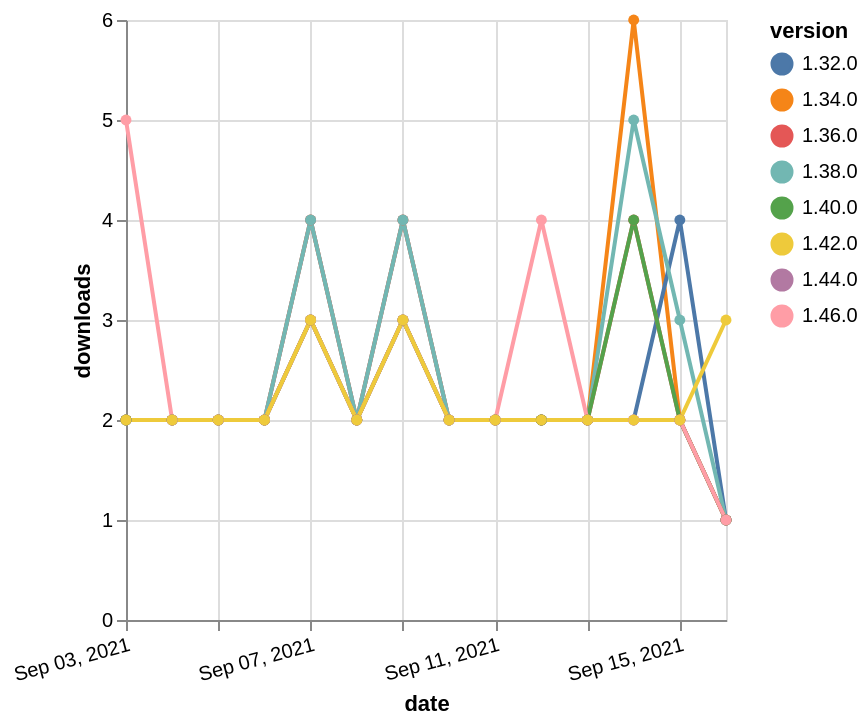

The Vega-Lite source for this figure:
### Vega-Lite specification from a JSON file in a GitHub repository (floating-point values rounded to 4 significant figures)
{"$schema": "https://vega.github.io/schema/vega-lite/v5.json", "description": "A simple bar chart with embedded data.", "data": {"values": [{"date": "2021-09-03", "total": 2557, "delta": 2, "version": "1.34.0"}, {"date": "2021-09-04", "total": 2559, "delta": 2, "version": "1.34.0"}, {"date": "2021-09-05", "total": 2561, "delta": 2, "version": "1.34.0"}, {"date": "2021-09-06", "total": 2563, "delta": 2, "version": "1.34.0"}, {"date": "2021-09-07", "total": 2567, "delta": 4, "version": "1.34.0"}, {"date": "2021-09-08", "total": 2569, "delta": 2, "version": "1.34.0"}, {"date": "2021-09-09", "total": 2573, "delta": 4, "version": "1.34.0"}, {"date": "2021-09-10", "total": 2575, "delta": 2, "version": "1.34.0"}, {"date": "2021-09-11", "total": 2577, "delta": 2, "version": "1.34.0"}, {"date": "2021-09-12", "total": 2579, "delta": 2, "version": "1.34.0"}, {"date": "2021-09-13", "total": 2581, "delta": 2, "version": "1.34.0"}, {"date": "2021-09-14", "total": 2587, "delta": 6, "version": "1.34.0"}, {"date": "2021-09-15", "total": 2589, "delta": 2, "version": "1.34.0"}, {"date": "2021-09-16", "total": 2590, "delta": 1, "version": "1.34.0"}, {"date": "2021-09-03", "total": 2407, "delta": 2, "version": "1.32.0"}, {"date": "2021-09-04", "total": 2409, "delta": 2, "version": "1.32.0"}, {"date": "2021-09-05", "total": 2411, "delta": 2, "version": "1.32.0"}, {"date": "2021-09-06", "total": 2413, "delta": 2, "version": "1.32.0"}, {"date": "2021-09-07", "total": 2416, "delta": 3, "version": "1.32.0"}, {"date": "2021-09-08", "total": 2418, "delta": 2, "version": "1.32.0"}, {"date": "2021-09-09", "total": 2421, "delta": 3, "version": "1.32.0"}, {"date": "2021-09-10", "total": 2423, "delta": 2, "version": "1.32.0"}, {"date": "2021-09-11", "total": 2425, "delta": 2, "version": "1.32.0"}, {"date": "2021-09-12", "total": 2427, "delta": 2, "version": "1.32.0"}, {"date": "2021-09-13", "total": 2429, "delta": 2, "version": "1.32.0"}, {"date": "2021-09-14", "total": 2431, "delta": 2, "version": "1.32.0"}, {"date": "2021-09-15", "total": 2435, "delta": 4, "version": "1.32.0"}, {"date": "2021-09-16", "total": 2436, "delta": 1, "version": "1.32.0"}, {"date": "2021-09-03", "total": 742, "delta": 2, "version": "1.44.0"}, {"date": "2021-09-04", "total": 744, "delta": 2, "version": "1.44.0"}, {"date": "2021-09-05", "total": 746, "delta": 2, "version": "1.44.0"}, {"date": "2021-09-06", "total": 748, "delta": 2, "version": "1.44.0"}, {"date": "2021-09-07", "total": 752, "delta": 4, "version": "1.44.0"}, {"date": "2021-09-08", "total": 754, "delta": 2, "version": "1.44.0"}, {"date": "2021-09-09", "total": 758, "delta": 4, "version": "1.44.0"}, {"date": "2021-09-10", "total": 760, "delta": 2, "version": "1.44.0"}, {"date": "2021-09-11", "total": 762, "delta": 2, "version": "1.44.0"}, {"date": "2021-09-12", "total": 764, "delta": 2, "version": "1.44.0"}, {"date": "2021-09-13", "total": 766, "delta": 2, "version": "1.44.0"}, {"date": "2021-09-14", "total": 768, "delta": 2, "version": "1.44.0"}, {"date": "2021-09-15", "total": 770, "delta": 2, "version": "1.44.0"}, {"date": "2021-09-16", "total": 771, "delta": 1, "version": "1.44.0"}, {"date": "2021-09-03", "total": 2037, "delta": 2, "version": "1.38.0"}, {"date": "2021-09-04", "total": 2039, "delta": 2, "version": "1.38.0"}, {"date": "2021-09-05", "total": 2041, "delta": 2, "version": "1.38.0"}, {"date": "2021-09-06", "total": 2043, "delta": 2, "version": "1.38.0"}, {"date": "2021-09-07", "total": 2047, "delta": 4, "version": "1.38.0"}, {"date": "2021-09-08", "total": 2049, "delta": 2, "version": "1.38.0"}, {"date": "2021-09-09", "total": 2053, "delta": 4, "version": "1.38.0"}, {"date": "2021-09-10", "total": 2055, "delta": 2, "version": "1.38.0"}, {"date": "2021-09-11", "total": 2057, "delta": 2, "version": "1.38.0"}, {"date": "2021-09-12", "total": 2059, "delta": 2, "version": "1.38.0"}, {"date": "2021-09-13", "total": 2061, "delta": 2, "version": "1.38.0"}, {"date": "2021-09-14", "total": 2066, "delta": 5, "version": "1.38.0"}, {"date": "2021-09-15", "total": 2069, "delta": 3, "version": "1.38.0"}, {"date": "2021-09-16", "total": 2070, "delta": 1, "version": "1.38.0"}, {"date": "2021-09-03", "total": 2090, "delta": 2, "version": "1.36.0"}, {"date": "2021-09-04", "total": 2092, "delta": 2, "version": "1.36.0"}, {"date": "2021-09-05", "total": 2094, "delta": 2, "version": "1.36.0"}, {"date": "2021-09-06", "total": 2096, "delta": 2, "version": "1.36.0"}, {"date": "2021-09-07", "total": 2099, "delta": 3, "version": "1.36.0"}, {"date": "2021-09-08", "total": 2101, "delta": 2, "version": "1.36.0"}, {"date": "2021-09-09", "total": 2104, "delta": 3, "version": "1.36.0"}, {"date": "2021-09-10", "total": 2106, "delta": 2, "version": "1.36.0"}, {"date": "2021-09-11", "total": 2108, "delta": 2, "version": "1.36.0"}, {"date": "2021-09-12", "total": 2110, "delta": 2, "version": "1.36.0"}, {"date": "2021-09-13", "total": 2112, "delta": 2, "version": "1.36.0"}, {"date": "2021-09-14", "total": 2116, "delta": 4, "version": "1.36.0"}, {"date": "2021-09-15", "total": 2118, "delta": 2, "version": "1.36.0"}, {"date": "2021-09-16", "total": 2119, "delta": 1, "version": "1.36.0"}, {"date": "2021-09-03", "total": 1500, "delta": 2, "version": "1.40.0"}, {"date": "2021-09-04", "total": 1502, "delta": 2, "version": "1.40.0"}, {"date": "2021-09-05", "total": 1504, "delta": 2, "version": "1.40.0"}, {"date": "2021-09-06", "total": 1506, "delta": 2, "version": "1.40.0"}, {"date": "2021-09-07", "total": 1509, "delta": 3, "version": "1.40.0"}, {"date": "2021-09-08", "total": 1511, "delta": 2, "version": "1.40.0"}, {"date": "2021-09-09", "total": 1514, "delta": 3, "version": "1.40.0"}, {"date": "2021-09-10", "total": 1516, "delta": 2, "version": "1.40.0"}, {"date": "2021-09-11", "total": 1518, "delta": 2, "version": "1.40.0"}, {"date": "2021-09-12", "total": 1520, "delta": 2, "version": "1.40.0"}, {"date": "2021-09-13", "total": 1522, "delta": 2, "version": "1.40.0"}, {"date": "2021-09-14", "total": 1526, "delta": 4, "version": "1.40.0"}, {"date": "2021-09-15", "total": 1528, "delta": 2, "version": "1.40.0"}, {"date": "2021-09-16", "total": 1529, "delta": 1, "version": "1.40.0"}, {"date": "2021-09-03", "total": 239, "delta": 5, "version": "1.46.0"}, {"date": "2021-09-04", "total": 241, "delta": 2, "version": "1.46.0"}, {"date": "2021-09-05", "total": 243, "delta": 2, "version": "1.46.0"}, {"date": "2021-09-06", "total": 245, "delta": 2, "version": "1.46.0"}, {"date": "2021-09-07", "total": 248, "delta": 3, "version": "1.46.0"}, {"date": "2021-09-08", "total": 250, "delta": 2, "version": "1.46.0"}, {"date": "2021-09-09", "total": 253, "delta": 3, "version": "1.46.0"}, {"date": "2021-09-10", "total": 255, "delta": 2, "version": "1.46.0"}, {"date": "2021-09-11", "total": 257, "delta": 2, "version": "1.46.0"}, {"date": "2021-09-12", "total": 261, "delta": 4, "version": "1.46.0"}, {"date": "2021-09-13", "total": 263, "delta": 2, "version": "1.46.0"}, {"date": "2021-09-14", "total": 265, "delta": 2, "version": "1.46.0"}, {"date": "2021-09-15", "total": 267, "delta": 2, "version": "1.46.0"}, {"date": "2021-09-16", "total": 268, "delta": 1, "version": "1.46.0"}, {"date": "2021-09-03", "total": 1031, "delta": 2, "version": "1.42.0"}, {"date": "2021-09-04", "total": 1033, "delta": 2, "version": "1.42.0"}, {"date": "2021-09-05", "total": 1035, "delta": 2, "version": "1.42.0"}, {"date": "2021-09-06", "total": 1037, "delta": 2, "version": "1.42.0"}, {"date": "2021-09-07", "total": 1040, "delta": 3, "version": "1.42.0"}, {"date": "2021-09-08", "total": 1042, "delta": 2, "version": "1.42.0"}, {"date": "2021-09-09", "total": 1045, "delta": 3, "version": "1.42.0"}, {"date": "2021-09-10", "total": 1047, "delta": 2, "version": "1.42.0"}, {"date": "2021-09-11", "total": 1049, "delta": 2, "version": "1.42.0"}, {"date": "2021-09-12", "total": 1051, "delta": 2, "version": "1.42.0"}, {"date": "2021-09-13", "total": 1053, "delta": 2, "version": "1.42.0"}, {"date": "2021-09-14", "total": 1055, "delta": 2, "version": "1.42.0"}, {"date": "2021-09-15", "total": 1057, "delta": 2, "version": "1.42.0"}, {"date": "2021-09-16", "total": 1060, "delta": 3, "version": "1.42.0"}]}, "width": "container", "mark": {"type": "line", "point": {"filled": true}}, "encoding": {"x": {"field": "date", "type": "temporal", "timeUnit": "yearmonthdate", "title": "date", "axis": {"labelAngle": -15}}, "y": {"field": "delta", "type": "quantitative", "title": "downloads"}, "color": {"field": "version", "type": "nominal"}, "tooltip": {"field": "delta"}}}
